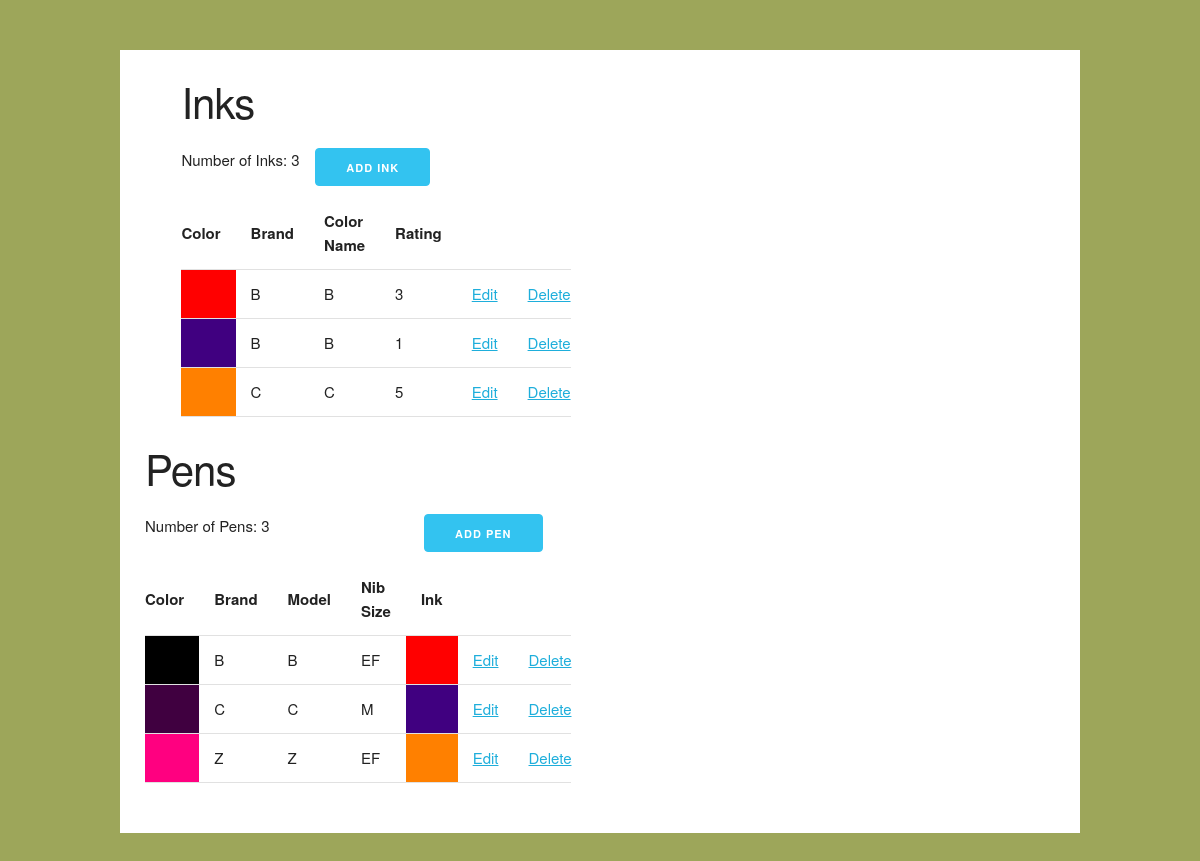
The page / on the database its author committed.
### pens/models.py (models this page shows, shortened)
class Ink(models.Model):
    brand_name = models.CharField(max_length=100)
    color = models.CharField(max_length=7)
    color_name = models.CharField(max_length=100)
    rating = models.IntegerField()

class Pen(models.Model):
    brand_name = models.CharField(max_length=100)
    model_name = models.CharField(max_length=100)
    color = models.CharField(max_length=7)
    date_purchased = models.DateField()
    current_ink = models.ForeignKey(Ink, on_delete=models.SET_NULL, null=True, blank=True)
    NIB_SIZES = (
        ('B', 'Broad'),
        ('M', 'Medium'),
        ('F', 'Fine'),
        ('EF', 'Extra Fine')
    )
    nib_size = models.CharField(
        max_length=2,
        choices=NIB_SIZES
    )

### pens/views.py (the view)
# urls.py: path('', views.index, name="index"),
def index(request):
    all_pens = Pen.objects.all()
    all_inks = Ink.objects.all()
    context = {
        'pen_list': all_pens,
        'ink_list': all_inks,
        'page_title': "Fountain Pen Collection"
    }
    return render(request, "index.html", context)

### pens/templates/index.html (shortened to what this page needs)
{% load static %}
<!DOCTYPE html>
<html>
    <head>
        <link rel="stylesheet" href="{% static 'css/normalize.css' %}" />
        <link rel="stylesheet" href="{% static 'css/skeleton.css' %}" />
        <link rel="stylesheet" href="{% static 'css/main.css' %}" />
    </head>
    <body>
        <div class="container">
          <div class="row">
            <div class="six columns">
              <h2>Inks</h2>
              <div class="row">
                  <div class="four columns">
                    <p>Number of Inks: {{ink_list|length }}</p>
                    <table class="u-full-width">
                      <thead>
                        <tr>
                          <th>Color</th>
                          <th>Brand</th>
                          <th>Color Name</th>
                          <th>Rating</th>
                          <th></th>
                          <th></th>
                        </tr>
                      </thead>
                      <tbody>
                        {% for ink in ink_list %}
                          <tr>
                            <td style="background-color: {{ink.color}};"></td>
                            <td>{{ink.brand_name}}</td>
                            <td>{{ink.color_name}}</td>
                            <td>{{ink.rating}}</td>
                            <td><a href="{% url 'edit_ink' ink.id %}">Edit</a></td>
                            <td><a href="{% url 'delete_ink' ink.id %}">Delete</a></td>
                          </tr>
                        {% endfor %}
                      </tbody>
                    </table>
                  </div>
                  <a class="button button-primary" href="{% url 'add_ink' %}">Add Ink</a>
                  </div>
            </div>
          </div>
          <h2>Pens</h2>
          <div class="row">
              <div class="four columns">
                <p>Number of Pens: {{pen_list|length }}</p>
                <table class="u-full-width">
                  <thead>
                    <tr>
                      <th>Color</th>
                      <th>Brand</th>
                      <th>Model</th>
                      <th>Nib Size</th>
                      <th>Ink</th>
                      <th></th>
                      <th></th>
                    </tr>
                  </thead>
                  <tbody>
                    {% for pen in pen_list %}
                      <tr>
                        <td style="background-color: {{pen.color}};"></td>
                        <td>{{pen.brand_name}}</td>
                        <td>{{pen.model_name}}</td>
                        <td>{{pen.nib_size}}</td>
                        <td style="background-color: {{pen.current_ink.color}}"></td>
                        <td><a href="{% url 'edit_pen' pen.id %}">Edit</a>
                        <td><a href="{% url 'delete_pen' pen.id %}">Delete</a></td>
                      </tr>
                    {% endfor %}
                  </tbody>
                </table>
              </div>
              <a class="button button-primary" href="{% url 'add_pen' %}">Add Pen</a>
              </div>
            </div>
    </body>
</html>

### pens/static/css/skeleton.css (style rules this page uses)
.container { position: relative; width: 100%; max-width: 960px; margin: 0 auto; padding: 0 20px; box-sizing: border-box; }
.column, .columns { width: 100%; float: left; box-sizing: border-box; }
@media (min-width: 400px) { .container { width: 85%; padding: 0; } }
@media (min-width: 550px) { .container { width: 80%; } }
@media (min-width: 550px) { .column, .columns { margin-left: 4%; } }
@media (min-width: 550px) { .column:first-child, .columns:first-child { margin-left: 0; } }
@media (min-width: 550px) { .four.columns { width: 30.6666666667%; } }
@media (min-width: 550px) { .six.columns { width: 48%; } }
html { font-size: 62.5%; }
body { font-size: 1.5em; line-height: 1.6; font-weight: 400; font-family: "Raleway", "HelveticaNeue", "Helvetica Neue", Helvetica, Arial, sans-serif; color: #222; }
h1, h2, h3, h4, h5, h6 { margin-top: 0; margin-bottom: 2rem; font-weight: 300; }
h2 { font-size: 3.6rem; line-height: 1.25; letter-spacing: -.1rem; }
@media (min-width: 550px) { h2 { font-size: 4.2rem; } }
p { margin-top: 0; }
a { color: #1EAEDB; }
.button, button, input[type="submit"], input[type="reset"], input[type="button"] { display: inline-block; height: 38px; padding: 0 30px; color: #555; text-align: center; font-size: 11px; font-weight: 600; line-height: 38px; letter-spacing: .1rem; text-transform: uppercase; text-decoration: none; white-space: nowrap; background-color: transparent; border-radius: 4px; border: 1px solid #bbb; cursor: pointer; box-sizing: border-box; }
.button.button-primary, button.button-primary, input[type="submit"].button-primary, input[type="reset"].button-primary, input[type="button"].button-primary { color: #FFF; background-color: #33C3F0; border-color: #33C3F0; }
th, td { padding: 12px 15px; text-align: left; border-bottom: 1px solid #E1E1E1; }
th:first-child, td:first-child { padding-left: 0; }
th:last-child, td:last-child { padding-right: 0; }
button, .button { margin-bottom: 1rem; }
pre, blockquote, dl, figure, table, p, ul, ol, form { margin-bottom: 2.5rem; }
.u-full-width { width: 100%; box-sizing: border-box; }
.container:after, .row:after, .u-cf { content: ""; display: table; clear: both; }

### pens/static/css/main.css (style rules this page uses)
body { background: #9da65a; }
.container { background: #ffffff; margin-top: 50px; margin-bottom: 50px; padding: 25px; height: 90%; }

### rows shown on the page
Ink: brand_name "B", color_name "B", rating "3"
Ink: brand_name "B", color_name "B", rating "1"
Ink: brand_name "C", color_name "C", rating "5"
Pen: brand_name "B", model_name "B", nib_size "EF"
Pen: brand_name "C", model_name "C", nib_size "M"
Pen: brand_name "Z", model_name "Z", nib_size "EF"

### other values the page prints
{{ ink_list|length }} "3"
{{ pen_list|length }} "3"
